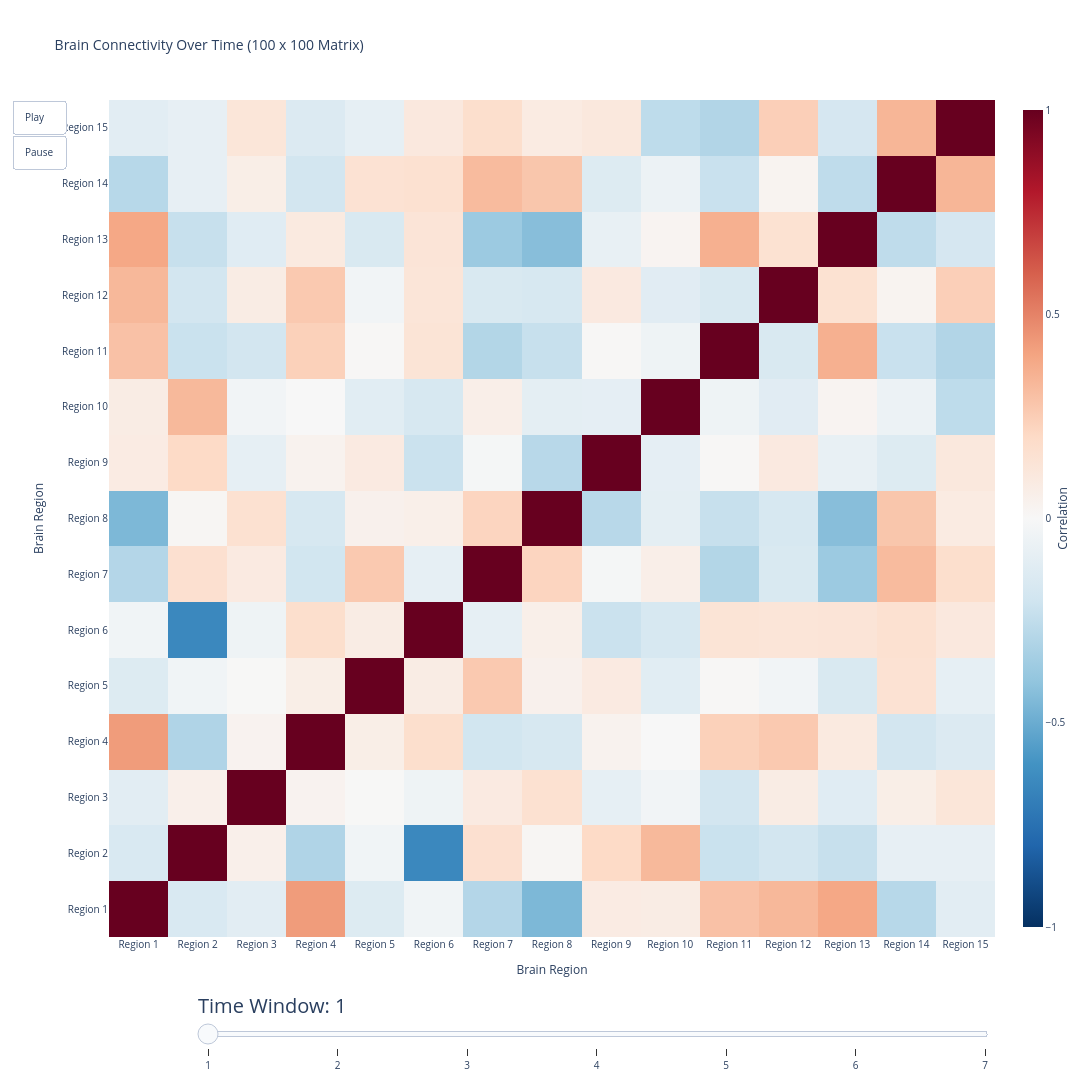

The cell this chart's notebook holds for it:
### Markdown cell above
#### Interactive plots
in order to see the changes and dynamics clearly, we made the sliding windows a interactive plot by the timeseries

### Code cell
import plotly.graph_objects as go
#getting the index of the regions
brain_region_index = [f"Region {i+1}" for i in range(15)]
#construct the initial plot
fig = go.Figure(
    data=go.Heatmap(
        z=average_corr_matrices_slid[0], 
        x=brain_region_index,
        y=brain_region_index,
        colorscale="RdBu_r",
        zmin=-1,
        zmax=1,
        colorbar=dict(title="Correlation", titleside="right", thickness=20)
    )
)
#construct the following plots 
frames = [
    go.Frame(
        data=go.Heatmap(
            z=matrix,
            x=brain_region_index,
            y=brain_region_index,
            colorscale="RdBu_r",
            zmin=-1,
            zmax=1
        ),
        name=f"Window {i+1}"
    )
    for i, matrix in enumerate(average_corr_matrices_slid)
]

fig.frames = frames
#setting up the basic plot
fig.update_layout(
    title="Brain Connectivity Over Time (100 x 100 Matrix)",
    xaxis_title="Brain Region",
    yaxis_title="Brain Region",
    xaxis_nticks=len(brain_region),
    yaxis_nticks=len(brain_region),
    width=1200,
    height=1200,
    font=dict(size=10), 
    updatemenus=[
        {
            "type": "buttons",
            "showactive": False,
            "buttons": [
                {
                    "label": "Play",
                    "method": "animate",
                    "args": [None, {"frame": {"duration": 500, "redraw": True}, "fromcurrent": True}]
                },
                {
                    "label": "Pause",
                    "method": "animate",
                    "args": [[None], {"frame": {"duration": 0, "redraw": True}, "mode": "immediate"}]
                }
            ]
        }
    ],
    sliders=[{
        "active": 0,
        "yanchor": "top",
        "xanchor": "left",
        "currentvalue": {"prefix": "Time Window: ", "font": {"size": 20}},
        "pad": {"b": 10, "t": 50},
        "len": 0.9,
        "x": 0.1,
        "y": 0,
        "steps": [
            {"args": [[f"Window {i+1}"], {"frame": {"duration": 300, "redraw": True}, "mode": "immediate"}],
             "label": f"{i+1}", "method": "animate"}
            for i in range(len(average_corr_matrices_slid))
        ]
    }]
)

fig.show()

### Figure 1 — Plotly figure (JSON) as saved in the notebook; plotly's stock layout.template omitted (floating-point values rounded to 4 significant figures; data arrays with more than 128 entries replaced by an {"elided": "..."} marker saying what was removed)
{"data": [{"colorbar": {"thickness": 20, "title": {"side": "right", "text": "Correlation"}}, "colorscale": [[0, "rgb(5,48,97)"], [0.1, "rgb(33,102,172)"], [0.2, "rgb(67,147,195)"], [0.3, "rgb(146,197,222)"], [0.4, "rgb(209,229,240)"], [0.5, "rgb(247,247,247)"], [0.6, "rgb(253,219,199)"], [0.7, "rgb(244,165,130)"], [0.8, "rgb(214,96,77)"], [0.9, "rgb(178,24,43)"], [1, "rgb(103,0,31)"]], "type": "heatmap", "x": ["Region 1", "Region 2", "Region 3", "Region 4", "Region 5", "Region 6", "Region 7", "Region 8", "Region 9", "Region 10", "Region 11", "Region 12", "Region 13", "Region 14", "Region 15"], "y": ["Region 1", "Region 2", "Region 3", "Region 4", "Region 5", "Region 6", "Region 7", "Region 8", "Region 9", "Region 10", "Region 11", "Region 12", "Region 13", "Region 14", "Region 15"], "z": {"elided": "15x15 float values"}, "zmax": 1, "zmin": -1}], "layout": {"font": {"size": 10}, "height": 1200, "sliders": [{"active": 0, "currentvalue": {"font": {"size": 20}, "prefix": "Time Window: "}, "len": 0.9, "pad": {"b": 10, "t": 50}, "steps": [{"args": [["Window 1"], {"frame": {"duration": 300, "redraw": true}, "mode": "immediate"}], "label": "1", "method": "animate"}, {"args": [["Window 2"], {"frame": {"duration": 300, "redraw": true}, "mode": "immediate"}], "label": "2", "method": "animate"}, {"args": [["Window 3"], {"frame": {"duration": 300, "redraw": true}, "mode": "immediate"}], "label": "3", "method": "animate"}, {"args": [["Window 4"], {"frame": {"duration": 300, "redraw": true}, "mode": "immediate"}], "label": "4", "method": "animate"}, {"args": [["Window 5"], {"frame": {"duration": 300, "redraw": true}, "mode": "immediate"}], "label": "5", "method": "animate"}, {"args": [["Window 6"], {"frame": {"duration": 300, "redraw": true}, "mode": "immediate"}], "label": "6", "method": "animate"}, {"args": [["Window 7"], {"frame": {"duration": 300, "redraw": true}, "mode": "immediate"}], "label": "7", "method": "animate"}], "x": 0.1, "xanchor": "left", "y": 0, "yanchor": "top"}], "title": {"text": "Brain Connectivity Over Time (100 x 100 Matrix)"}, "updatemenus": [{"buttons": [{"args": [null, {"frame": {"duration": 500, "redraw": true}, "fromcurrent": true}], "label": "Play", "method": "animate"}, {"args": [[null], {"frame": {"duration": 0, "redraw": true}, "mode": "immediate"}], "label": "Pause", "method": "animate"}], "showactive": false, "type": "buttons"}], "width": 1200, "xaxis": {"nticks": 15, "title": {"text": "Brain Region"}}, "yaxis": {"nticks": 15, "title": {"text": "Brain Region"}}}}
